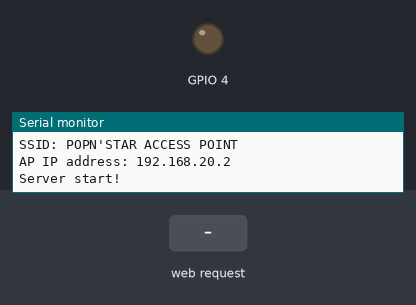
This sketch was run on a simulated ESP32. Parts: output pins drawn as LEDs (lit = HIGH), the last lines printed to the serial monitor. Inputs (shaded band) come from the test bench.

Above: at 1.3 s.
1.4 s: HTTP request GET /H received
At 1.8 s:
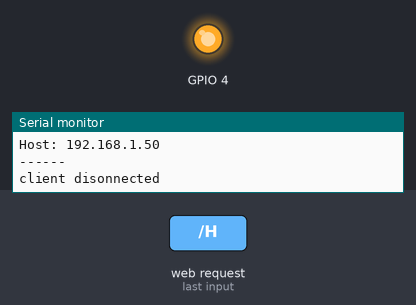
2.9 s: HTTP request GET /L received
At 4.1 s:
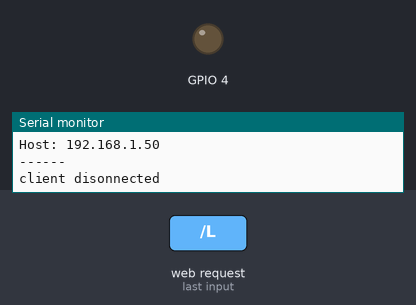
Timing chart, 0 to 5.9 s (numbered marks = the images above; inputs shaded):
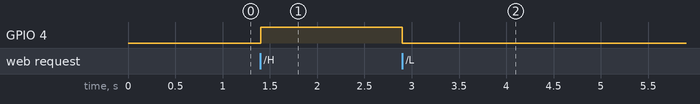

Measured:
- after the input at 1.4 s, GPIO 4: LOW → HIGH at once
- after the input at 2.9 s, GPIO 4: HIGH → LOW at once

The sketch:

accessPointAndServer.ino
```cpp
#include <WiFi.h>

WiFiServer server(80);

const char ssid[] = "POPN'STAR ACCESS POINT";
const char pass[] = "1234567890";

const IPAddress ip(192, 168, 20, 2);
const IPAddress subnet(255, 255, 255, 0);

void setup() {
  Serial.begin(115200);

  WiFi.softAP(ssid, pass);
  delay(100);
  WiFi.softAPConfig(ip, ip, subnet);

  IPAddress myIP = WiFi.softAPIP();
  server.begin();

  Serial.print("SSID: ");
  Serial.println(ssid);
  Serial.print("AP IP address: ");
  Serial.println(myIP);

  Serial.println("Server start!");

  pinMode(4, OUTPUT);
}

void loop() {
  WiFiClient client = server.available();

  if (client) {
    String currentLine = "";
    Serial.println("new client!");
    while (client.connected()) {
      if (client.available()) {
        char c = client.read();
        if(c == '\n') {
          if (currentLine.length() == 0) {
            break;
          }else{
            client.println("HTTP/1.1 200 OK");
            client.println("Content-type:text/html");
            client.println();
            client.println(currentLine);
            Serial.println("------");
            Serial.println(currentLine);
            Serial.println("------");
            client.println();
            currentLine = "";
          }
        }else if(c != '\r') {
          currentLine += c;
        }
        if (currentLine.endsWith("GET /H")) {
          digitalWrite(4, HIGH);               // GET /H turns the LED on
        }
        if (currentLine.endsWith("GET /L")) {
          digitalWrite(4, LOW);                // GET /L turns the LED off
        }
      }
    }
    client.stop();
    Serial.println("client disonnected");
  }
}
```
